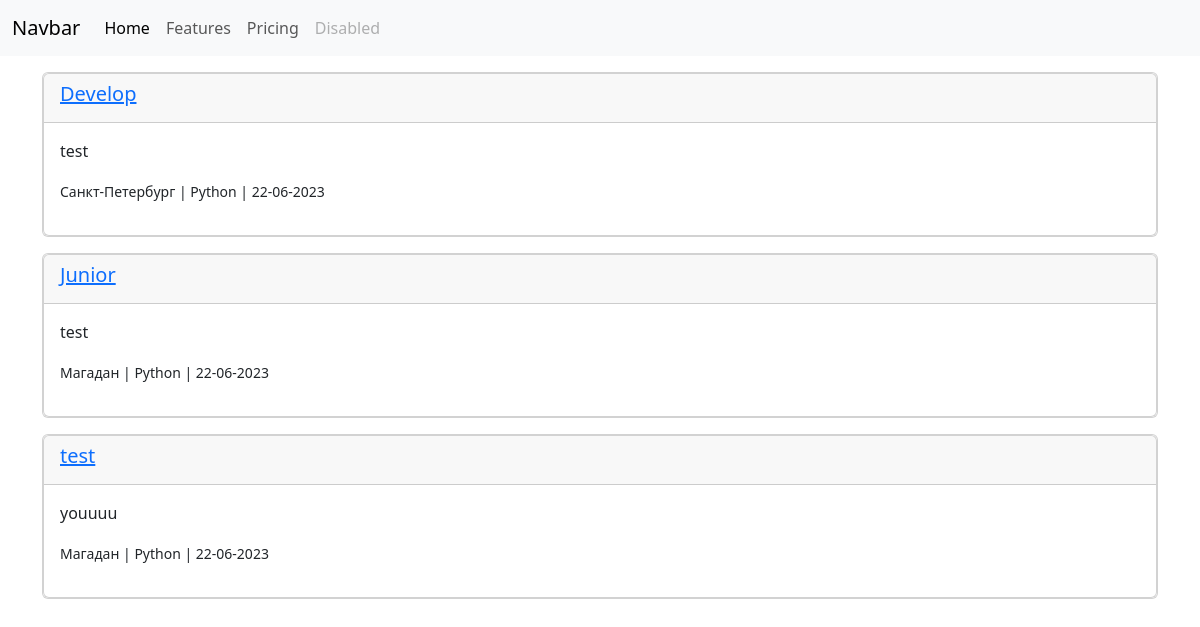
The page / on the database its author committed.
### scraping/models.py (models this page shows, shortened)
class Vacancy(models.Model):
    title = models.CharField(max_length=200, verbose_name="Название вакансии")
    company = models.CharField(max_length=200, verbose_name='Компания')
    description = models.TextField(verbose_name='Описание вакансии')
    url = models.URLField(unique=True)
    city = models.ForeignKey('City', on_delete=models.CASCADE, verbose_name="Город")
    language = models.ForeignKey('Language', on_delete=models.CASCADE, verbose_name="Язык программирования")
    timestamp = models.DateField(auto_now_add=True, blank=True)
    class Meta:
        verbose_name = "Вакансия"
        verbose_name_plural = "Вакансии"

class City(models.Model):
    name = models.CharField(max_length=50,
                            verbose_name="Название населенного пункта",
                            unique=True)
    slug = models.CharField(max_length=50, blank=True, unique=True)
    class Meta:
        verbose_name = "Название населенного пункта"
        verbose_name_plural = "Название населенных пунктов"

class Language(models.Model):
    name = models.CharField(max_length=50,
                            verbose_name="Язык программирования",
                            unique=True)
    slug = models.CharField(max_length=50,
                            blank=True,
                            unique=True)
    def __str__(self):
        return self.name
    class Meta:
        verbose_name ='Язык программирования'
        verbose_name_plural = "Язаки програмиирования"

### scraping/views.py (the view)
# urls.py: path('', HomeView.as_view(), name='home'),
class HomeView(View):
    def get(self, request):
        vacancy = Vacancy.objects.all()
        return render(request, 'scraping/home.html', {
            'vacancy': vacancy,
            })

### scraping/templates/scraping/home.html (shortened to what this page needs)
{% extends 'base.html' %}
{% block content %}
{% for vac in vacancy %}
<div class="card my-3">
    <div class="card">
        <div class="card-header"><h5>
            <a href="{{ vac.url }}">{{ vac.title }}</a></h5>
        </div>
        <div class="card-body">
            <p class="card-text">{{ vac.description }} </p>
            <p><small>{{ vac.city.name }} | {{ vac.language }} | {{ vac.timestamp|date:"d-m-Y" }}</small></p>
        </div>
    </div>
</div>
{% endfor %}
{% endblock content %}

### templates/base.html (shortened to what this page needs)
<!doctype html>
<html lang="en">
<head>
  <link href="https://cdn.jsdelivr.net/npm/bootstrap@5.3.0/dist/css/bootstrap.min.css" rel="stylesheet">
  <nav class="navbar navbar-expand-lg bg-body-tertiary">
    <div class="container-fluid">
      <a class="navbar-brand" href="#">Navbar</a>
      <div class="collapse navbar-collapse" id="navbarNav">
        <ul class="navbar-nav">
          <li class="nav-item">
            <a class="nav-link active" aria-current="page" href="#">Home</a>
          </li>
          <li class="nav-item">
            <a class="nav-link" href="#">Features</a>
          </li>
          <li class="nav-item">
            <a class="nav-link" href="#">Pricing</a>
          </li>
          <li class="nav-item">
            <a class="nav-link disabled">Disabled</a>
          </li>
        </ul>
      </div>
    </div>
  </nav>
</head>
<body>
<div class="container">
  {% block content %} {% endblock content %}
</div>
</body>
</html>

### rows shown on the page
Vacancy: title "Develop", description "test", city.name "Санкт-Петербург", language "Python", timestamp "22-06-2023"
Vacancy: title "Junior", description "test", city.name "Магадан", language "Python", timestamp "22-06-2023"
Vacancy: title "test", description "youuuu", city.name "Магадан", language "Python", timestamp "22-06-2023"
